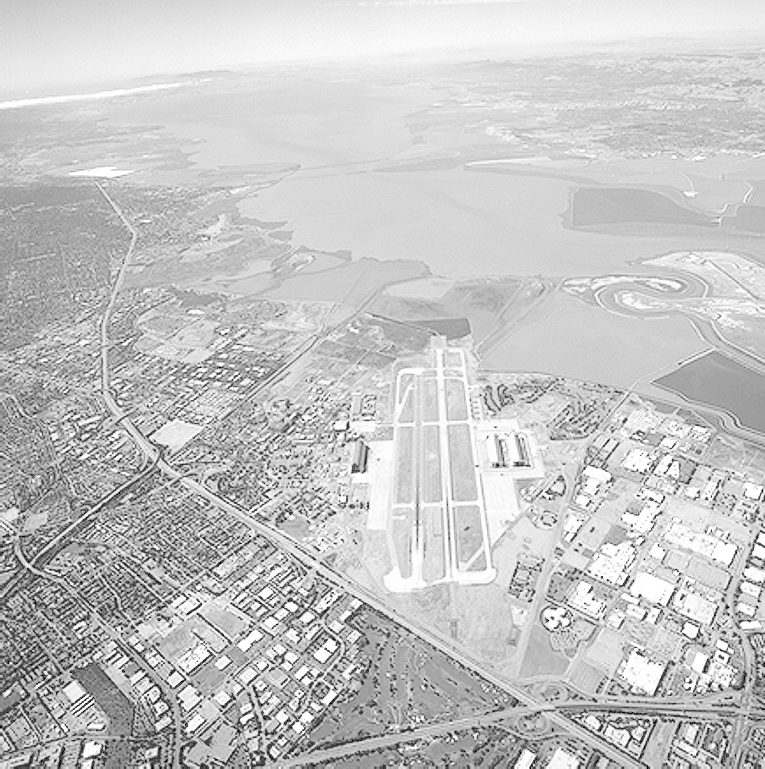
#> input picture runway.png, 765 x 769 px
$ jupyter execute question03.ipynb
#> lines starting #> are read from the running program, lines starting #| are printed output that depends on the picture
#> further down, img is the input picture: shape (769, 765); min 0, max 255, mean 197.1
[cell 1]
import cv2
import numpy as np
import matplotlib.pyplot as plt

def my_hist_equalization(img):
    # Step 1: Flatten image
    flat = img.flatten()

    # Step 2: Histogram (256 bins for grayscale)
    hist = np.zeros(256)
    for pixel in flat:
        hist[pixel] += 1
#> this loop made 588285 passes
#> pixel on passes 1 to 3: 199, 199, 199
#> after the loop, hist = 256 values, max 15137 at index 213, min 0 at index 1, mean 2298

    # Step 3: Normalize histogram (PDF)
    pdf = hist / len(flat)
#> pdf = 256 values, max 0.0257 at index 213, min 0 at index 1, mean 0.00391

    # Step 4: CDF
    cdf = np.zeros(256)
    cdf[0] = pdf[0]
    for i in range(1, 256):
        cdf[i] = cdf[i-1] + pdf[i]
#> after the loop, cdf = 256 values from 0.00149 to 1

    # Step 5: Mapping (0–255)
    cdf_normalized = np.round(cdf * 255).astype(np.uint8)
#> cdf_normalized = 256 values from 0 to 255

    # Step 6: Apply mapping
    equalized = cdf_normalized[img]
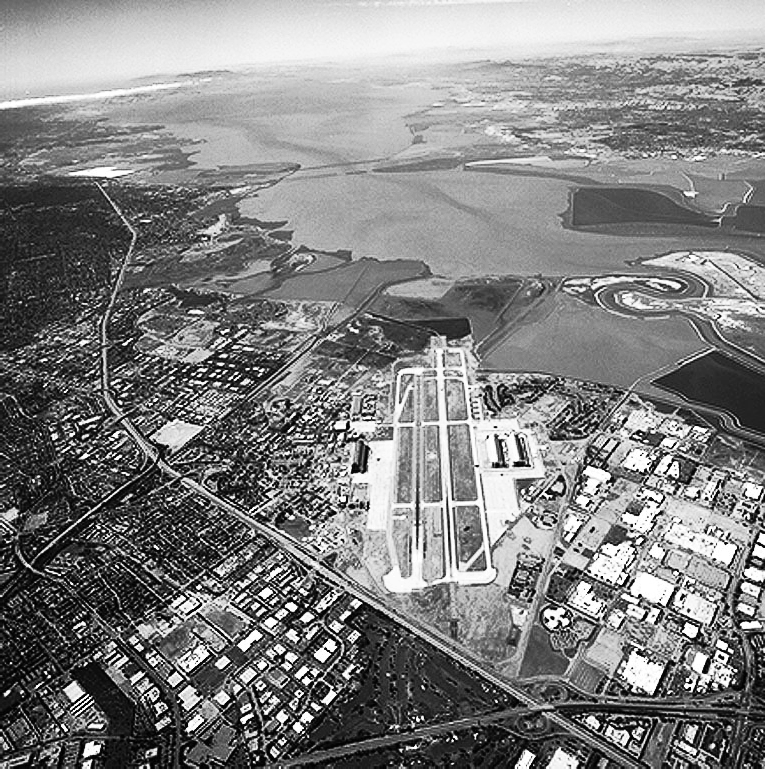
#> equalized: shape (769, 765); min 0, max 255, mean 128.8

    return equalized

[cell 2]
# Load image (grayscale)
img = cv2.imread('runway.png', 0)

# Apply custom histogram equalization
eq_img = my_hist_equalization(img)

# Display results
plt.figure(figsize=(10,5))

plt.subplot(1,2,1)
plt.title("Original Image")
plt.imshow(img, cmap='gray')
plt.axis('off')

plt.subplot(1,2,2)
plt.title("Equalized Image")
plt.imshow(eq_img, cmap='gray')
plt.axis('off')

plt.show()
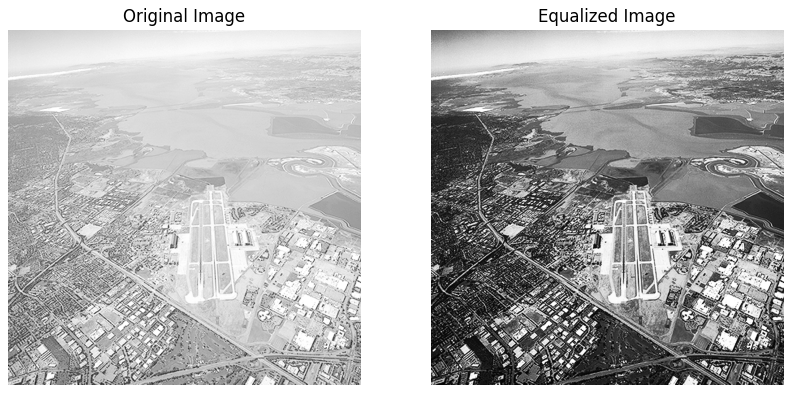
#> figure drawn by matplotlib, 2 panels
